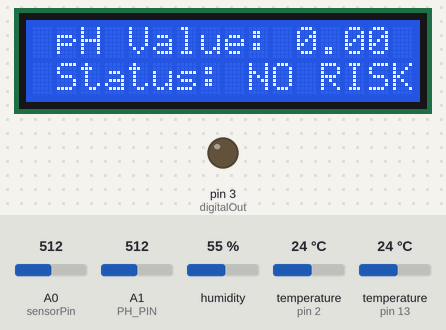
Recording of a sketch running on a simulated Arduino Uno, built with avr-gcc and run on an emulated ATmega328P. Shown: 16×2 character LCD, output pins drawn as LEDs (lit = HIGH). The test bench sets the inputs (shaded band); at power-on: humidity 55 %, A0 (sensorPin) = 512, temperature (sensors on pin 13, pin 2) 24 °C, A1 (PH_PIN) = 512. Pins used as bus, display or sensor lines are not drawn; what the sketch prints to the serial monitor is not drawn.

Above: at 1.2 s.
1.3 s: humidity set to 64 %
At 11.5 s:
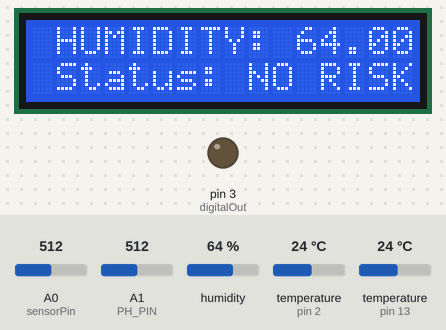
12.4 s: humidity set to 67 %
At 26.3 s:
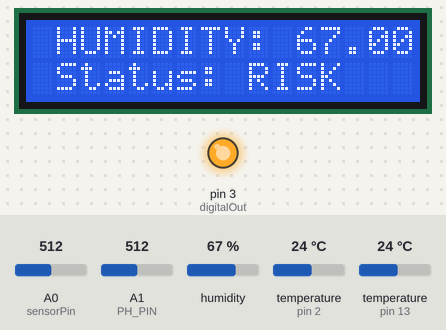
26.4 s: A0 (sensorPin) set to 716
At 35.5 s:
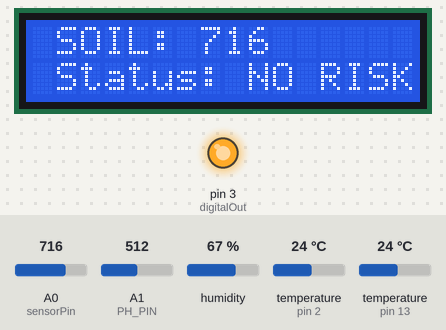
37.5 s: temperature (sensor on pin 13) set to 28 °C
At 48.8 s:
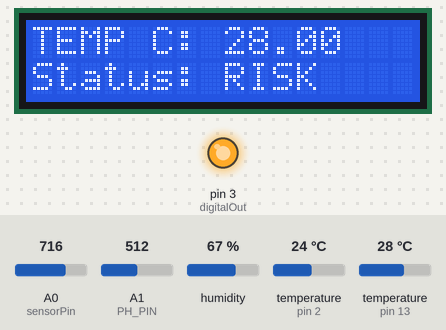
49.1 s: A1 (PH_PIN) set to 306
At 60.4 s:
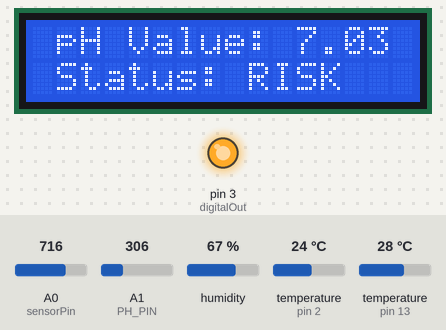
61.3 s: A0 (sensorPin) set to 306
At 65.0 s:
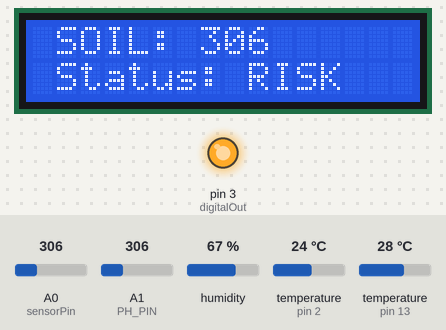
Timing chart, 0 to 66.5 s (numbered marks = the images above; inputs shaded):
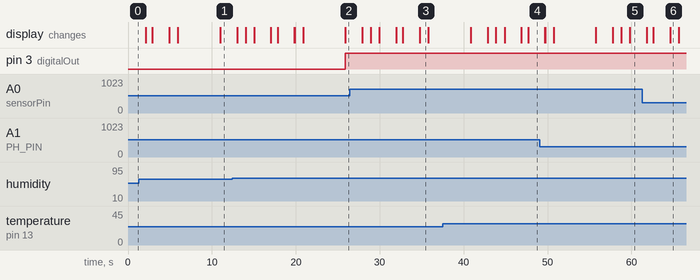

Measured:
- the behaviour switches between 65 and 66 % on humidity (found by bisection; images 1 and 2)
- after the input at 12.4 s, pin 3 (digitalOut): LOW → HIGH after 13.5 s; the display: first differs from a run without the input after 13.5 s (image 2)
- after the input at 26.4 s, the display: first differs from a run without the input after 8.4 s (image 3)
- after the input at 37.5 s, the display: first differs from a run without the input after 10.2 s (image 4)
- after the input at 61.3 s, the display: first differs from a run without the input after 3.3 s (image 6)
- what the display in image 3 shows lasts 1.0 s, from 34.8 s to 35.8 s

The sketch:

FINAL_Jan07_COMBO_HardwareALL.ino
```cpp
#include <LiquidCrystal_I2C.h>
#include "DFRobot_PH.h"
#include <EEPROM.h>
#include <OneWire.h>
#include <DallasTemperature.h>
#include "DHT.h"
#include "GravityTDS.h"

// LCD
LiquidCrystal_I2C lcd(0x27,16,2);  // set the LCD address to 0x3F for a 16 chars and 2 line display

// TDS
#define TdsSensorPin A1
GravityTDS gravityTds;

float temp = 25,tdsValue = 0;

//Humidity Sensor
#define DHTPIN 2   //DHT pin connected to digital pin 2 Arduino

#define DHTTYPE DHT22   // DHT 22  (AM2302), AM2321
DHT dht(DHTPIN, DHTTYPE);
const int digitalOut = 3; // led pin 3 for the output

// Soil Moisture sensor
#define soilWet 180  // Define max value we consider soil 'wet'
#define soilDry 750   // Define min value we consider soil 'dry'
#define soil20 636  // 20% of soil moisture content
// Sensor pins
#define sensorPower 7
#define sensorPin A0

//PH sensor
#define PH_PIN A1
float voltage,phValue,temperature = 25;
DFRobot_PH ph;

//Temp sensor
const int SENSOR_PIN = 13;              // Temp sesnor PIN 13
OneWire oneWire(SENSOR_PIN);            // setup a oneWire instance
DallasTemperature tempSensor(&oneWire); // pass oneWire to DallasTemperature library
float tempCelsius;                      // temperature in Celsius

void setup()
{
    Serial.begin(9600);
    ph.begin();
    tempSensor.begin();    // initialize the sensor

    // LCD
    lcd.init();
    lcd.clear();
    lcd.backlight();      // Make sure backlight is on

    //Soil Moisture
    pinMode(sensorPower, OUTPUT);
    digitalWrite(sensorPower, LOW);       // Initially keep the sensor OFF

    // Humidity
    pinMode(DHTPIN, INPUT); // Initialize pin D2 as the input
    pinMode(digitalOut, OUTPUT); // Initialize pin D3 as the output
    dht.begin();

    // TDS
    gravityTds.setPin(TdsSensorPin);
    gravityTds.setAref(5.0);  //reference voltage on ADC, default 5.0V on Arduino UNO
    gravityTds.setAdcRange(1024);  //1024 for 10bit ADC;4096 for 12bit ADC
    gravityTds.begin();  //initialization
}

void loop()
{
 pHsensor();     //Call PH sensor

 Tempsensor();    //Call Temp Sensor

 SoilMoistureSensor();    //Call Soil Moisture Sensor

 HumiditySensor();    // Call Humidity Sensor

 TDS_Sensor();    // Call TDS Sensor

 delay(1000);
}


void Tempsensor()
{
  tempSensor.requestTemperatures();             // send the command to get temperatures
  tempCelsius = tempSensor.getTempCByIndex(0);  // read temperature in Celsius

  Serial.print("Temperature: ");
  Serial.print(tempCelsius);    // print the temperature in Celsius
  Serial.println(" C");

  lcd.setCursor(0,0);   //Set cursor to character 2 on line 0
  lcd.print("TEMP C: ");
  lcd.print(tempCelsius);


  if (tempCelsius >= 28 && tempCelsius <= 30) {
    lcd.setCursor(0,1);   //Set cursor to character 2 on line 1
    lcd.print("Status: RISK");
  }
  else {
    lcd.setCursor(0,1);   //Set cursor to character 2 on line 0
    lcd.print("Status: NO RISK");
  }
  delay(2000);
  lcd.clear();
}

void pHsensor()
{
 static unsigned long timepoint = millis();
    if(millis()-timepoint>1000U){                  //time interval: 1s
        timepoint = millis();
        //temperature = readTemperature();         // read your temperature sensor to execute temperature compensation
        voltage = analogRead(PH_PIN)/1024.0*5000;  // read the voltage
        phValue = ph.readPH(voltage,temperature);  // convert voltage to pH with temperature compensation
        Serial.print("pH:");
        Serial.println(phValue,2);
    }
    ph.calibration(voltage,temperature);           // calibration process by Serail CMD

    lcd.setCursor(1,0);   //Set cursor to character 2 on line 0
    lcd.print("pH Value: ");
    lcd.print(phValue);

    if (phValue >= 7.0 && phValue <= 7.5) {
    lcd.setCursor(1,1);   //Set cursor to character 2 on line 1
    lcd.print("Status: RISK");
   }
    else {
    lcd.setCursor(1,1);   //Set cursor to character 2 on line 1
    lcd.print("Status: NO RISK");
  }

  delay(2000);
  lcd.clear();
}

// SOIL MOISTURE ----- START

void SoilMoistureSensor()
{
  int moisture = readSensor();
  Serial.print("Analog Output: ");
  Serial.println(moisture);

  lcd.setCursor(1,0);   //Set cursor to character 2 on line 0
  lcd.print("SOIL: ");
  lcd.print(moisture);


  // Determine status of our soil
  if (moisture <= soil20) {
    Serial.println("Status: Soil is suitable for Leptospira bacteria");
    lcd.setCursor(1,1);   //Set cursor to character 2 on line 1
    lcd.print("Status: RISK");
  }
  else {
    Serial.println("Status: Soil is dry. NO risk");
    lcd.setCursor(1,1);   //Set cursor to character 2 on line 0
    lcd.print("Status: NO RISK");
  }

  delay(1000);  // Take a reading every second for testing
          // Normally you should take reading perhaps once or twice a day
  Serial.println();

  lcd.clear();
}

//  This function returns the analog soil moisture measurement
int readSensor() {
  digitalWrite(sensorPower, HIGH);  // Turn the sensor ON
  delay(10);              // Allow power to settle
  int val = analogRead(sensorPin);  // Read the analog value form sensor
  digitalWrite(sensorPower, LOW);   // Turn the sensor OFF
  return val;             // Return analog moisture value
}

// SOIL MOISTURE ----- END ------------------


// HUMIDITY - START

void HumiditySensor()
{
 // Wait a few seconds between measurements.
  delay(5000); // delay for 10 sec
  // 10000ms = 10s

  // Reading temperature or humidity takes about 250 milliseconds!
  // Sensor readings may also be up to 2 seconds 'old' (its a very slow sensor)
  float h = dht.readHumidity(DHTPIN); //
  // Read temperature as Celsius (the default)
  float t = dht.readTemperature();
  // Read temperature as Fahrenheit (isFahrenheit = true)
  float f = dht.readTemperature(true);

  lcd.setCursor(1,0);   //Set cursor to character 2 on line 0
  lcd.print("HUMIDITY: ");
  lcd.print(h);

    if ( h >65 ) // threshold but the value can be changed later (this is just for testing)
    {
     digitalWrite(digitalOut, HIGH); //turn on the led
     lcd.setCursor(1,1);   //Set cursor to character 2 on line 0
     lcd.print("Status: RISK");
     // if the humidity > threshold, the LED will turn ON
     // need to use digital, since this module has already converted the analog input to dig o/p
    }

    else {
      digitalWrite(digitalOut, LOW); // turn off the led
      lcd.setCursor(1,1);   //Set cursor to character 2 on line 0
      lcd.print("Status: NO RISK");
      // if humidity < threshold, the LED will turn OFF
    }

  // Check if any reads failed and exit early (to try again).
    if (isnan(h) || isnan(t) || isnan(f)) {
    Serial.println(F("Failed to read from DHT sensor!"));
    return;
    }

  // Compute heat index in Fahrenheit (the default)
  float hif = dht.computeHeatIndex(f, h);
  // Compute heat index in Celsius (isFahreheit = false)
  float hic = dht.computeHeatIndex(t, h, false);

  Serial.print(F("Humidity: "));
  Serial.println(h);

  delay(2000);
  lcd.clear();
}

// HUMIDITY - END


// TDS Sensor -- START

 void TDS_Sensor()
{
 //temperature = readTemperature();  //add your temperature sensor and read it
    gravityTds.setTemperature(temp);  // set the temperature and execute temperature compensation
    gravityTds.update();  //sample and calculate
    tdsValue = gravityTds.getTdsValue();  // then get the value
    Serial.print("TDS Value: ");
    Serial.print(tdsValue,0);
    Serial.println("ppm");

    lcd.setCursor(4,0);   //Set cursor to character 2 on line 0
    lcd.print("SALINITY: ");

    lcd.setCursor(3,1);   //Set cursor to character 2 on line 0
    lcd.print(tdsValue);
    lcd.print(" ppm");
    delay(1000);
    lcd.clear();
  }

// TDS Sensor -- END
```
